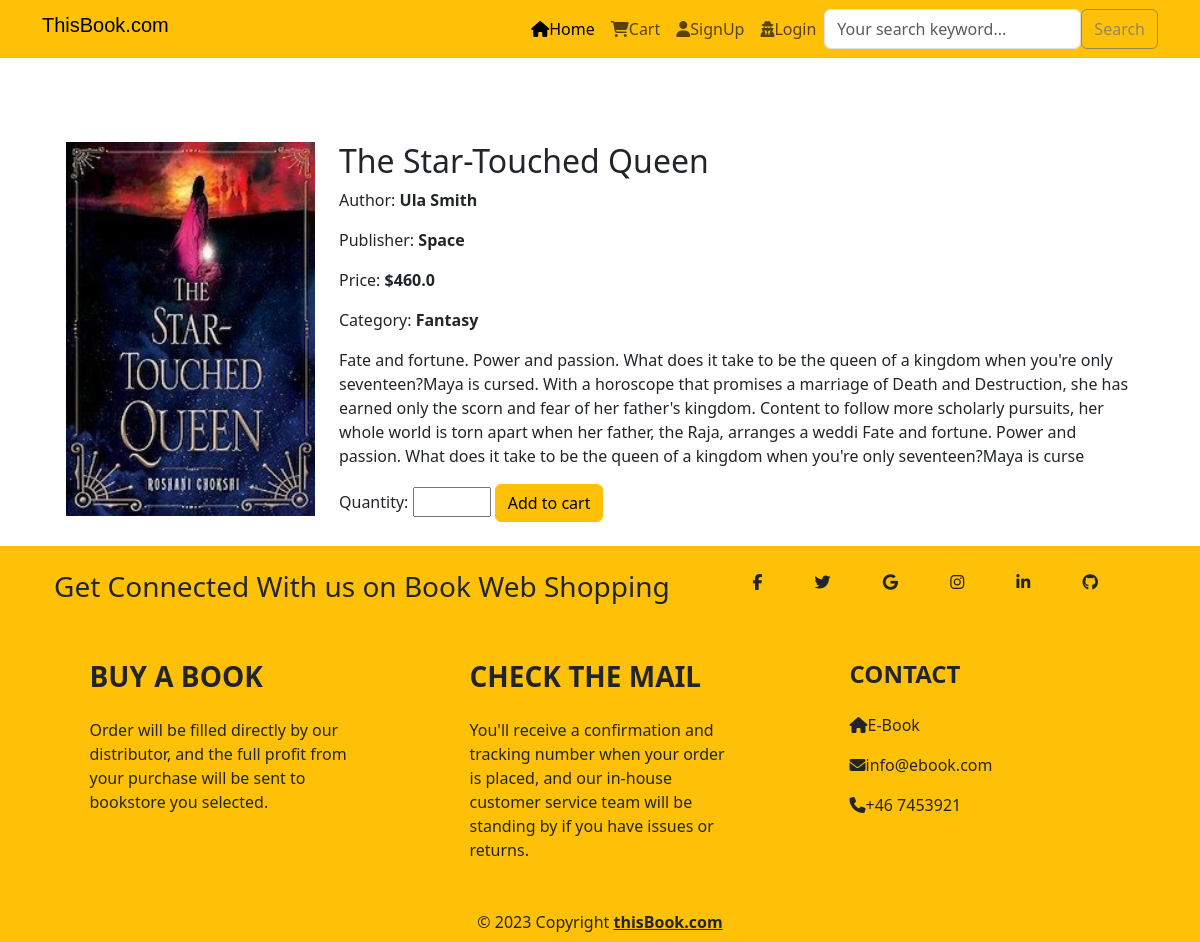
The page /layout/1/ on the database its author committed.
### shop_app/models.py (models this page shows, shortened)
class Book(models.Model):
    category_id = models.ForeignKey(Category, on_delete=models.CASCADE)
    title = models.CharField(max_length=100)
    author = models.CharField(max_length=100)
    book_description = models.CharField(max_length=500)
    publisher = models.CharField(max_length=100)
    image = models.ImageField(upload_to='images', blank=True)
    price = models.FloatField()
    class Meta:
        ordering = ['id']

class Category(models.Model):
    category_name = models.CharField(max_length=50)

### shop_app/views.py (the view)
# urls.py: path('layout/<int:book_id>/', views.book_detail, name='book_detail'),
def book_detail(request, book_id):
    book = get_object_or_404(Book, pk=book_id)
    return render(request, 'layout/book_detail.html', {'book': book})

### Templates/layout/book_detail.html (shortened to what this page needs)
{% extends 'layout/index.html' %}
{% block content %}
<div class="container" style = "margin-top:70px;">
<div class="container mt-5">
<div class="row mt-4 mb-4">
        <div class="col-md-3">
    {% if book.image %}
    <img src="{{ book.image.url }}" class="card-img-top" alt="{{ book.title }}">
    {% endif %}
        </div>
        <div class="col-md-9">
    <h2>{{ book.title }}</h2>
    <p>Author:<strong> {{ book.author }}</strong></p>
    <p>Publisher:<strong> {{ book.publisher }}</strong></p>
    <p>Price:<strong> ${{ book.price }}</strong></p>
    <p>Category:<strong> {{ book.category_id.category_name }}</strong></p>
    <p>{{ book.book_description }}</p>
    <label for="count">Quantity:</label>
    <input type="number" id="count" min="1" max="9" />
    <button type="button" class="btn btn-warning">Add to cart</button>
            </div>
</div>
</div>
</div>
{% endblock content %}

### rows shown on the page
Book: image (picture), title "The Star-Touched Queen", author "Ula Smith", publisher "Space", price "460.0", category_id.category_name "Fantasy", book_description "Fate and fortune. Power and passion. What does it take to be the queen of a kingdom when you're only seventeen?Maya is cursed. With a horoscope that promises a marriage of Death and Destruction, she has earned only the scorn and fear of her father's kingdom. Content to follow more scholarly pursuits, her whole world is torn apart when her father, the Raja, arranges a weddi Fate and fortune. Power and passion. What does it take to be the queen of a kingdom when you're only seventeen?Maya is curse"
